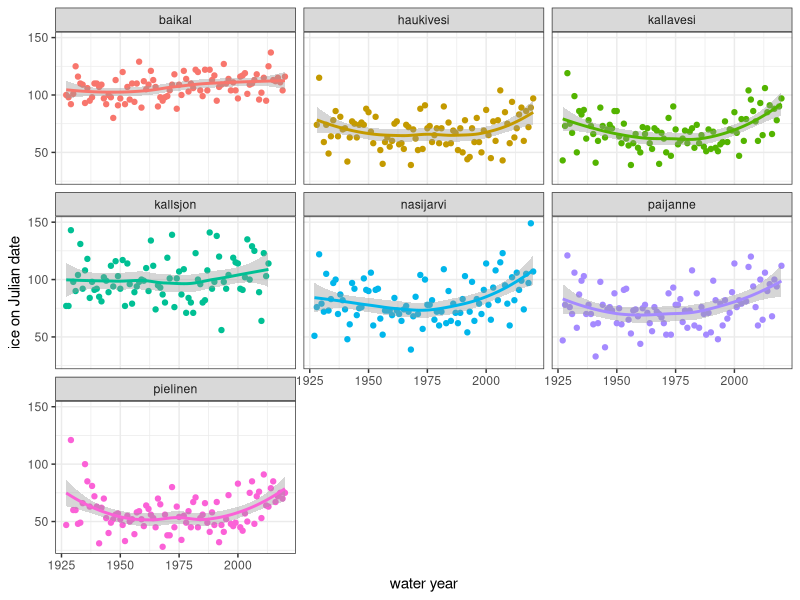
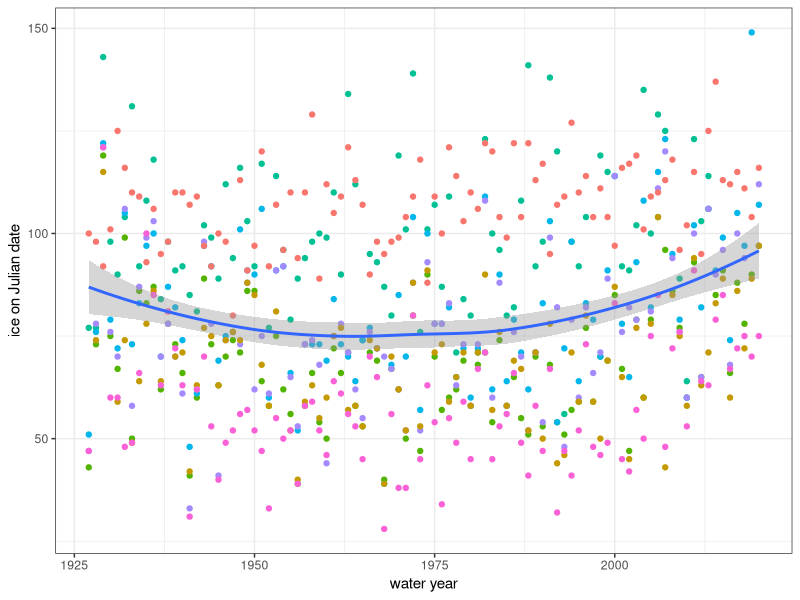
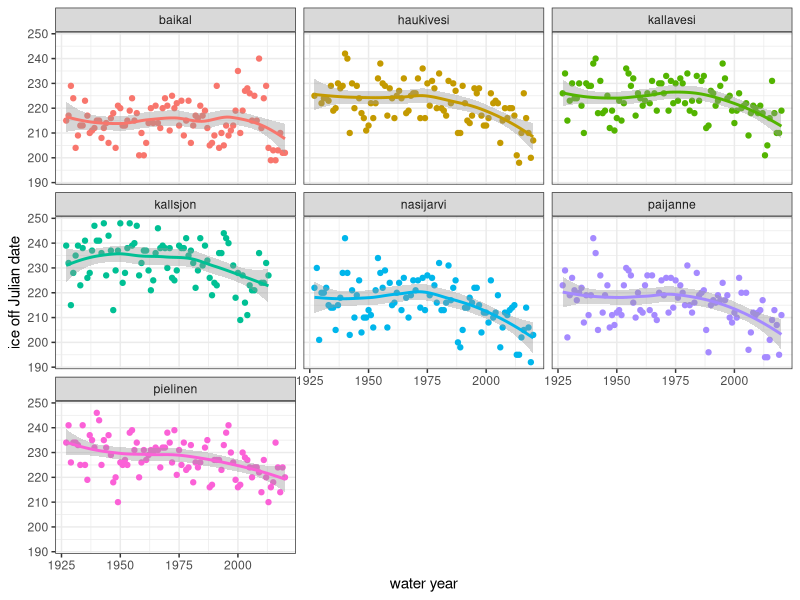
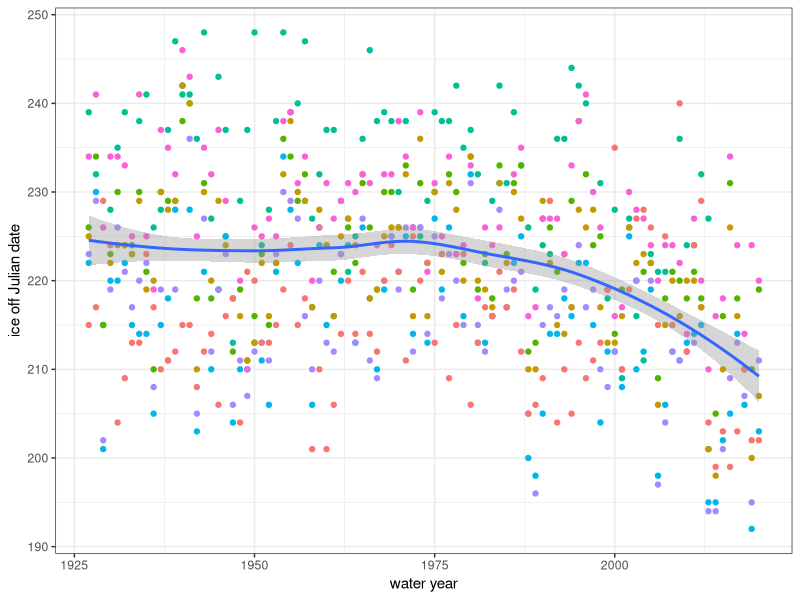
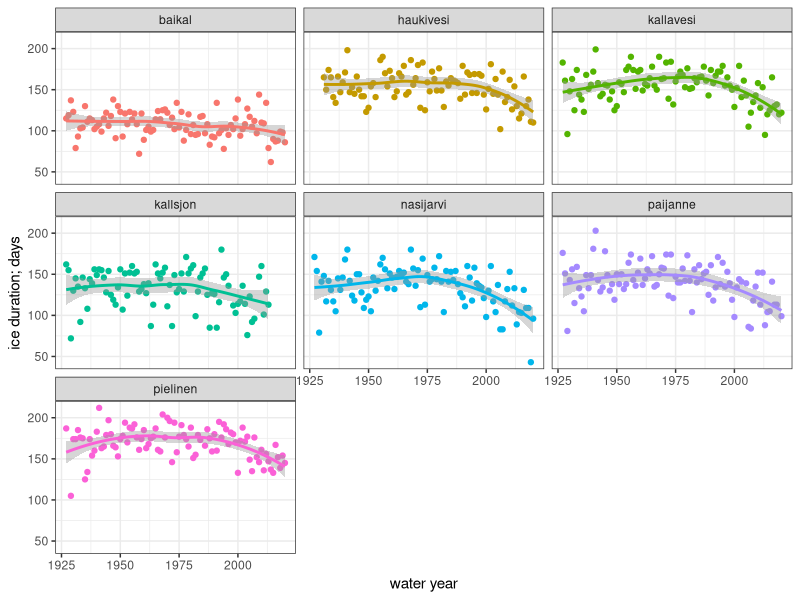
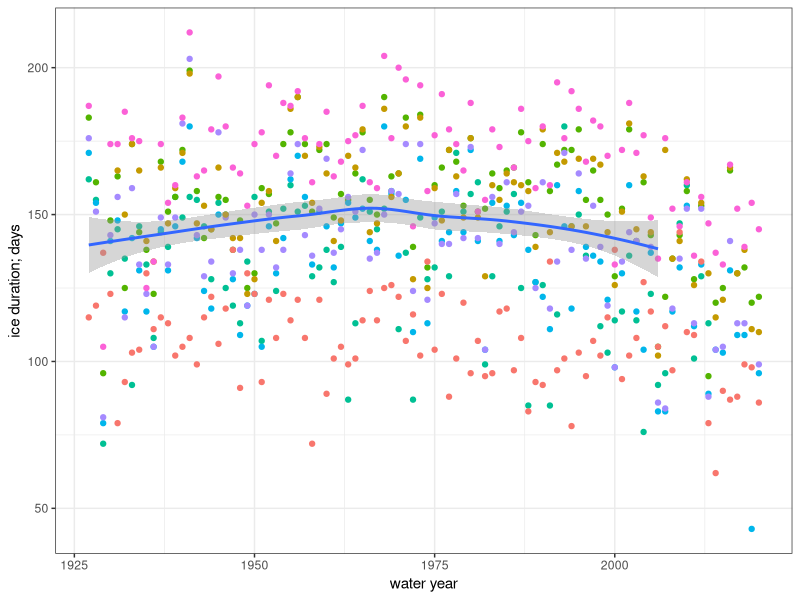
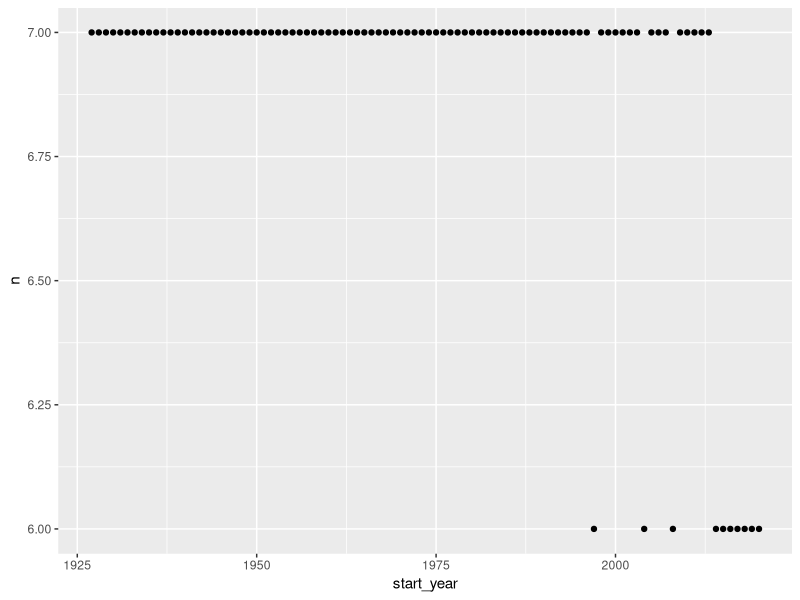
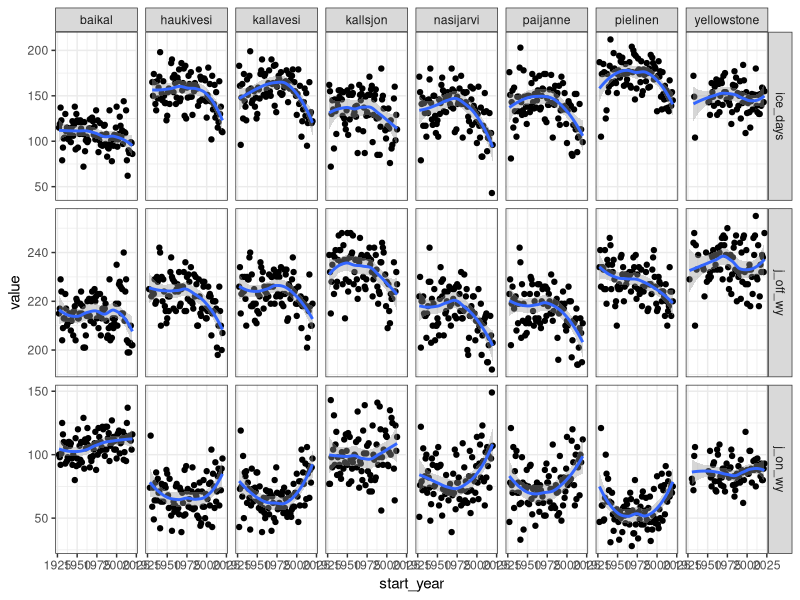

Write the R code that produced these figures, in order.
## ---- chunk 1
knitr::opts_chunk$set(echo = TRUE)
## ---- chunk 2
# libraries
library(tidyverse)
library(broom)
## ---- chunk 3
non_ysl <- read_csv(here::here("scripts/other_phenology.txt"))
## ---- chunk 4
# custom function to caluclate julian-day of water year
hydro.day = function(x, start.month = 10L) {
  start.yr = year(x) - (month(x) < start.month)
  start.date = make_date(start.yr, start.month, 1L)
  as.integer(x - start.date + 1L)
}
## ---- chunk 5
fig_dat <- non_ysl %>%
  # select necessary columns
  select(lake, lakecode, start_year, iceOn, iceOff, orig_duration) %>% 
  # filter out lakes: 
  filter(lakecode == "JK25"| # Lake Haukivesi
           lakecode == "JK02"| # Lake Kallavesi
           lakecode == "GW369"| # Lake Kallsjön
           lakecode == "JK03"| # Näsijärvi
           lakecode == "JK05"| # Päijänne
           lakecode == "JK40"| # Pielinen
           lakecode == "NG1" # Lake Baikal
         ) 
## ---- chunk 6
fig_dat <- fig_dat %>%
  # caluclate on and off julian dates for water year
  mutate(j_on_wy = hydro.day(iceOn),
         j_off_wy = hydro.day(iceOff)) %>%
  # filter out data only from 1927 to 2022
  filter(start_year >= 1927, start_year <=2022) %>%
  mutate(ice_days = j_off_wy - j_on_wy,
         dur_eq = ice_days == orig_duration)
head(fig_dat)
## ---- chunk 7
fig_dat %>%
  select(ice_days, orig_duration, dur_eq) %>%
  filter(dur_eq == FALSE)
## ---- chunk 8
# figure a ice off j_data
fig_dat %>%
  ggplot(aes(x = start_year,
             y = j_on_wy,
             color = lake)) +
  geom_point() +
  stat_smooth() +
  facet_wrap(~lake) +
  theme_bw() +
  labs(x = "water year",
       y = "ice on Julian date") +
  theme(legend.position = "none")
## ---- chunk 9
fig_dat %>%
  ggplot(aes(x = start_year,
             y = j_on_wy,
             color = lake)) +
  geom_point() +
  stat_smooth(inherit.aes = FALSE,
              aes(x = start_year, 
                  y = j_on_wy))+
  theme_bw() +
  labs(x = "water year",
       y = "ice on Julian date") +
  theme(legend.position = "none")

## ---- chunk 10
# figure a ice off j_data
fig_dat %>%
  ggplot(aes(x = start_year,
             y = j_off_wy,
             color = lake)) +
  geom_point() +
  stat_smooth() +
  facet_wrap(~lake) +
  theme_bw() +
  labs(x = "water year",
       y = "ice off Julian date") +
  theme(legend.position = "none")
## ---- chunk 11
fig_dat %>%
  ggplot(aes(x = start_year,
             y = j_off_wy,
             color = lake)) +
  geom_point() +
  stat_smooth(inherit.aes = FALSE,
              aes(x = start_year, 
                  y = j_off_wy))+
  theme_bw() +
  labs(x = "water year",
       y = "ice off Julian date") +
  theme(legend.position = "none")

## ---- chunk 12
# figure a ice off j_data
fig_dat %>%
  ggplot(aes(x = start_year,
             y = ice_days,
             color = lake)) +
  geom_point() +
  stat_smooth() +
  facet_wrap(~lake) +
  theme_bw() +
  labs(x = "water year",
       y = "ice duration; days") +
  theme(legend.position = "none")
## ---- chunk 13
fig_dat %>%
  ggplot(aes(x = start_year,
             y = ice_days,
             color = lake)) +
  geom_point() +
  stat_smooth(inherit.aes = FALSE,
              aes(x = start_year, 
                  y = orig_duration))+
  theme_bw() +
  labs(x = "water year",
       y = "ice duration; days") +
  theme(legend.position = "none")

## ---- chunk 14
# missing data in later years
fig_dat %>%
  group_by(start_year) %>%
  count() %>%
  ggplot(aes(x = start_year, 
             y = n)) +
  geom_point()
## ---- chunk 15
# ice on ~ time
fig_dat %>%
  group_by(lake) %>%
  # center the year based on the range of data for each lake
  # not sure if this is totally correct, might need to center it based on years in the "global" data set
  # FWIW I tried both and same number of significant lakes
  mutate(start_y_c = start_year - mean(start_year)) %>%
  nest() %>%
  mutate(model = map(data, ~lm(j_on_wy~start_y_c, data = .)%>% tidy())) %>%
  unnest(model) %>%
  filter(term == "start_y_c",
         p.value < 0.05) %>%
  mutate(beta1_positive = case_when(estimate > 0  ~ TRUE,
                                    estimate < 0  ~FALSE)) %>%
  select(lake, estimate, p.value, beta1_positive)
## ---- chunk 16
# ice off ~ time
fig_dat %>%
  group_by(lake) %>%
  # center the year based on the range of data for each lake
  # not sure if this is totally correct, might need to center it based on years in the "global" data set
  # FWIW I tried both and same number of significant lakes
  mutate(start_y_c = start_year - mean(start_year)) %>%
  nest() %>%
  mutate(model = map(data, ~lm(j_off_wy~start_y_c, data = .)%>% tidy())) %>%
  unnest(model) %>%
  filter(term == "start_y_c",
         p.value < 0.05) %>%
  mutate(beta1_positive = case_when(estimate > 0  ~ TRUE,
                                    estimate < 0  ~FALSE)) %>%
  select(lake, estimate, p.value, beta1_positive)
## ---- chunk 17
# ice duration ~ time
fig_dat %>%
  group_by(lake) %>%
  # center the year based on the range of data for each lake
  # not sure if this is totally correct, might need to center it based on years in the "global" data set
  # FWIW I tried both and same number of significant lakes
  mutate(start_y_c = start_year - mean(start_year)) %>%
  nest() %>%
  mutate(model = map(data, ~lm(ice_days~start_y_c, data = .)%>% tidy())) %>%
  unnest(model) %>%
  filter(term == "start_y_c",
         p.value < 0.05) %>%
  mutate(beta1_positive = case_when(estimate > 0  ~ TRUE,
                                    estimate < 0  ~FALSE)) %>%
  select(lake, estimate, p.value, beta1_positive)
## ---- chunk 18
ysl_ice <- read.csv(here::here("scripts/YSLoff.csv")) %>%
  select(Year, IceOnDate, IceOffDate,) %>%
  mutate(lake = "yellowstone")

## ---- chunk 19
ysl_ice <- ysl_ice %>%
  unite(IceOnDate, c(IceOnDate, Year), sep = "-", remove = FALSE) %>%
  unite(IceOffDate, c(IceOffDate, Year), sep = "-", remove = FALSE) %>%
  mutate(on_date = dmy(IceOnDate),
         off_date = dmy(IceOffDate)) %>%
  mutate(j_on_wy = hydro.day(on_date),
         j_off_wy = hydro.day(off_date),
         ice_days = j_off_wy - j_on_wy) %>%
  rename(start_year = Year) %>%
  select(lake, start_year, j_on_wy, j_off_wy, ice_days)

## ---- chunk 20
full_fig <- bind_rows(fig_dat, ysl_ice)
full_fig
## ---- chunk 21
full_fig %>% 
  select(lake, start_year, ice_days, j_on_wy, j_off_wy) %>%
  pivot_longer(ice_days:j_off_wy) %>%
  ggplot(aes(x = start_year,
             y = value)) +
  geom_point() +
  theme_bw() +
  facet_grid(name ~ lake, scales = "free_y") +
  geom_smooth()
## ---- chunk 22
# ice on ~ time
full_fig %>%
  group_by(lake) %>%
  # center the year based on the range of data for each lake
  # not sure if this is totally correct, might need to center it based on years in the "global" data set
  # FWIW I tried both and same number of significant lakes
  mutate(start_y_c = start_year - mean(start_year)) %>%
  nest() %>%
  mutate(model = map(data, ~lm(j_on_wy~start_y_c, data = .)%>% tidy())) %>%
  unnest(model) %>%
  filter(term == "start_y_c",
         p.value < 0.05) %>%
  mutate(beta1_positive = case_when(estimate > 0  ~ TRUE,
                                    estimate < 0  ~FALSE)) %>%
  select(lake, estimate, p.value, beta1_positive)
## ---- chunk 23
# ice off ~ time
full_fig %>%
  group_by(lake) %>%
  # center the year based on the range of data for each lake
  # not sure if this is totally correct, might need to center it based on years in the "global" data set
  # FWIW I tried both and same number of significant lakes
  mutate(start_y_c = start_year - mean(start_year)) %>%
  nest() %>%
  mutate(model = map(data, ~lm(j_off_wy~start_y_c, data = .)%>% tidy())) %>%
  unnest(model) %>%
  filter(term == "start_y_c",
         p.value < 0.05) %>%
  mutate(beta1_positive = case_when(estimate > 0  ~ TRUE,
                                    estimate < 0  ~FALSE)) %>%
  select(lake, estimate, p.value, beta1_positive)
## ---- chunk 24
# ice duration ~ time
full_fig %>%
  group_by(lake) %>%
  # center the year based on the range of data for each lake
  # not sure if this is totally correct, might need to center it based on years in the "global" data set
  # FWIW I tried both and same number of significant lakes
  mutate(start_y_c = start_year - mean(start_year)) %>%
  nest() %>%
  mutate(model = map(data, ~lm(ice_days~start_y_c, data = .)%>% tidy())) %>%
  unnest(model) %>%
  filter(term == "start_y_c",
         p.value < 0.05) %>%
  mutate(beta1_positive = case_when(estimate > 0  ~ TRUE,
                                    estimate < 0  ~FALSE)) %>%
  select(lake, estimate, p.value, beta1_positive)
